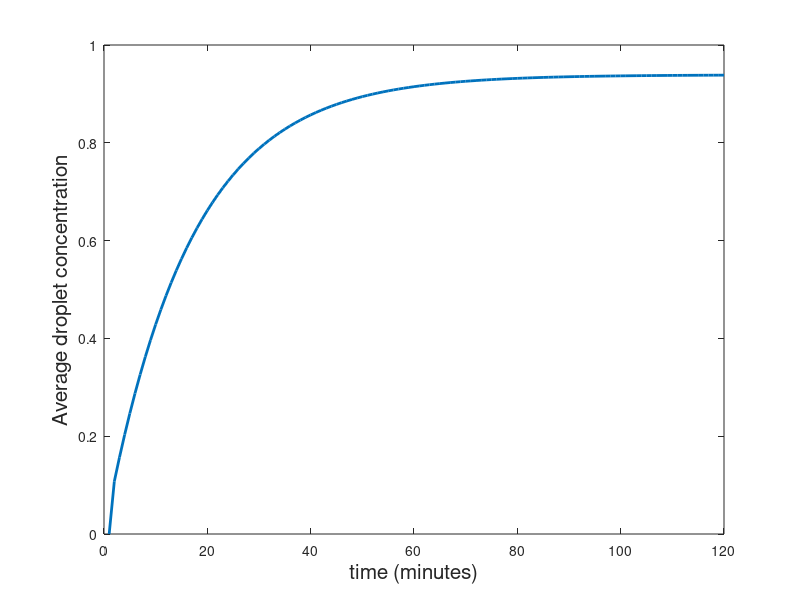
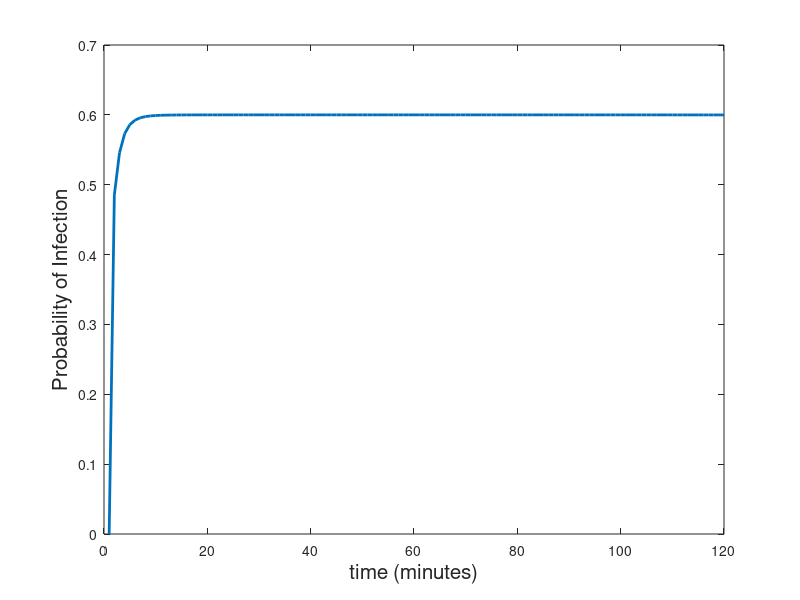
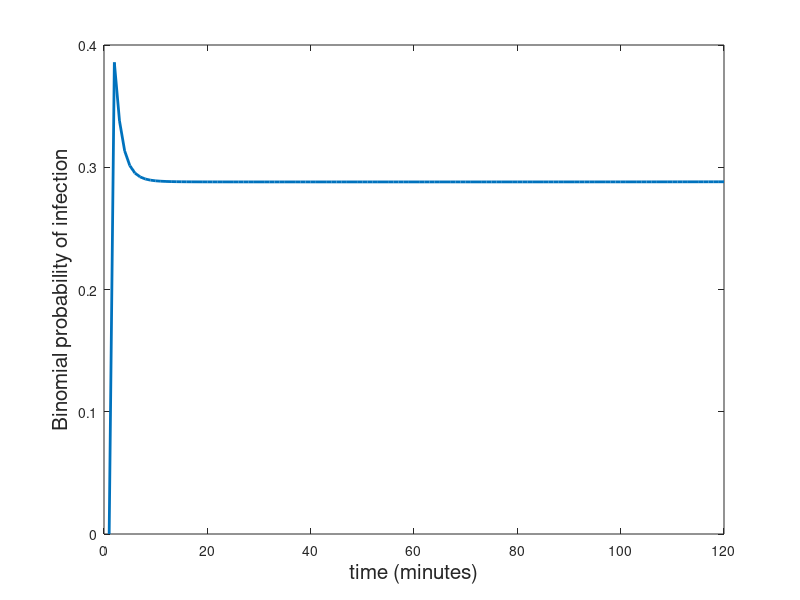

Write MATLAB code to recreate these figures, in order.
% Copyright 2021 Bjorn Birnir
clear all
figure(1), clf
figure(2), clf
figure(3), clf
%figure(4), clf
k0=0.0031;   %21 RH relative humidity
k5=0.0078;   %35 RH
ka=0.016;    %51 RH
kb=0.024;    %65 RH
kc=0.028;     %81 RH
k6=0.01; %0.6 ACH
k1=0.016; %1 ACH
k2=0.025; %1.5 ACH
k3=0.1; %6ACH this is with the standard 6ACH
kj=3.19/60;% This is the ACH=3.20 in the office. It assumes
% that a vindow is open.
% Exhalation rate per minute E=1.584 m^2/min.
V=27.67;% Volume of the room in meters cubed.
C(1)=1.584/(V);
p(1)=0.6*(1-exp(-C(1))); %We are assuming that most people are
% vaccinated 0.3 but the strain is virulent (omicron) x 2 =0.6.
%pb(1)=320*p(1)*(1-p(1))^(319);
%pb(1)=(factorial(4)/(factorial(2)*factorial(2)))*p(1)^2*(1-p(1))^2;% 4 people and 2 get infected
pb(1)=(factorial(3)/(factorial(2)*factorial(1)))*p(1)^1*(1-p(1))^2;
k=k5+kj;
%C(1)=C(1)/k
for j=2:1:120
C(j)=(C(1)/k)*(1-exp(-k*j));
p(j)=0.6*(1-exp(-C(j)/k+C(1)*j));
%pb(j)=(factorial(4)/(factorial(2)*factorial(2)))*p(j)^2*(1-p(j))^2;
pb(j)=(factorial(3)/(factorial(2)*factorial(1)))*p(j)^1*(1-p(j))^2; %This is the probability that 2 people come into
%office and one gets infected (so there are 3 people there)
end
C(1)=0;
p(1)=0;
pb(1)=0;
%
figure(1), clf
plot(C,'LineWidth',2);hold on
ylabel('Average droplet concentration','FontSize',15), xlabel('time (minutes)','FontSize',15)
figure(2), clf
plot(p,'LineWidth',2);hold on
ylabel('Probability of Infection','FontSize',15), xlabel('time (minutes)','FontSize',15)
figure(3), clf
plot(pb,'LineWidth',2);hold on
ylabel('Binomial probability of infection','FontSize',15), xlabel('time (minutes)','FontSize',15)
